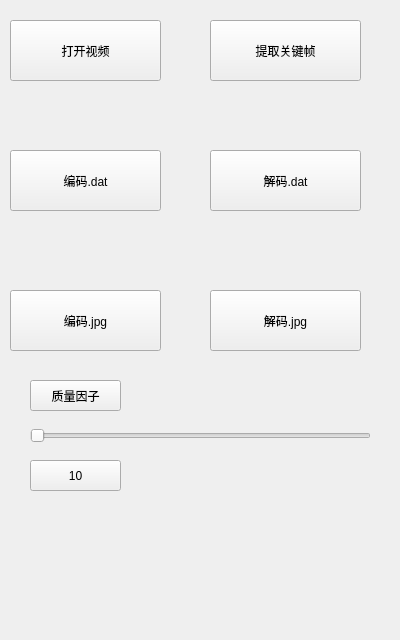
<?xml version="1.0" encoding="UTF-8"?>
<ui version="4.0">
 <class>JPEGClass</class>
 <widget class="QWidget" name="JPEGClass">
  <property name="geometry">
   <rect>
    <x>0</x>
    <y>0</y>
    <width>400</width>
    <height>640</height>
   </rect>
  </property>
  <property name="windowTitle">
   <string>JPEG编解码器</string>
  </property>
  <property name="windowIcon">
   <iconset>
    <normaloff>../../../BaiduNetdiskDownload/原神icon/icon/10388.ico</normaloff>../../../BaiduNetdiskDownload/原神icon/icon/10388.ico</iconset>
  </property>
  <property name="windowOpacity">
   <double>2.000000000000000</double>
  </property>
  <property name="styleSheet">
   <string notr="true"/>
  </property>
  <widget class="QPushButton" name="openvideo">
   <property name="geometry">
    <rect>
     <x>10</x>
     <y>20</y>
     <width>151</width>
     <height>61</height>
    </rect>
   </property>
   <property name="text">
    <string>打开视频</string>
   </property>
  </widget>
  <widget class="QPushButton" name="getflash">
   <property name="geometry">
    <rect>
     <x>210</x>
     <y>20</y>
     <width>151</width>
     <height>61</height>
    </rect>
   </property>
   <property name="text">
    <string>提取关键帧</string>
   </property>
  </widget>
  <widget class="QPushButton" name="JPEG_B">
   <property name="geometry">
    <rect>
     <x>10</x>
     <y>290</y>
     <width>151</width>
     <height>61</height>
    </rect>
   </property>
   <property name="text">
    <string>编码.jpg</string>
   </property>
  </widget>
  <widget class="QPushButton" name="JPEG_J">
   <property name="geometry">
    <rect>
     <x>210</x>
     <y>290</y>
     <width>151</width>
     <height>61</height>
    </rect>
   </property>
   <property name="text">
    <string>解码.jpg</string>
   </property>
  </widget>
  <widget class="QPushButton" name="JPEG_B_2">
   <property name="geometry">
    <rect>
     <x>10</x>
     <y>150</y>
     <width>151</width>
     <height>61</height>
    </rect>
   </property>
   <property name="text">
    <string>编码.dat</string>
   </property>
  </widget>
  <widget class="QPushButton" name="JPEG_J_2">
   <property name="geometry">
    <rect>
     <x>210</x>
     <y>150</y>
     <width>151</width>
     <height>61</height>
    </rect>
   </property>
   <property name="text">
    <string>解码.dat</string>
   </property>
  </widget>
  <widget class="QLabel" name="label_2">
   <property name="geometry">
    <rect>
     <x>0</x>
     <y>0</y>
     <width>400</width>
     <height>640</height>
    </rect>
   </property>
   <property name="styleSheet">
    <string notr="true"/>
   </property>
   <property name="text">
    <string/>
   </property>
   <property name="pixmap">
    <pixmap resource="JPEG.qrc">:/JPEG/taozi2.jpg</pixmap>
   </property>
   <property name="scaledContents">
    <bool>true</bool>
   </property>
  </widget>
  <widget class="QSlider" name="horizontalSlider">
   <property name="geometry">
    <rect>
     <x>30</x>
     <y>425</y>
     <width>341</width>
     <height>21</height>
    </rect>
   </property>
   <property name="orientation">
    <enum>Qt::Orientation::Horizontal</enum>
   </property>
  </widget>
  <widget class="QPushButton" name="JPEG_B_3">
   <property name="enabled">
    <bool>true</bool>
   </property>
   <property name="geometry">
    <rect>
     <x>30</x>
     <y>380</y>
     <width>91</width>
     <height>31</height>
    </rect>
   </property>
   <property name="text">
    <string>质量因子</string>
   </property>
   <property name="checkable">
    <bool>false</bool>
   </property>
   <property name="checked">
    <bool>false</bool>
   </property>
  </widget>
  <widget class="QPushButton" name="value">
   <property name="geometry">
    <rect>
     <x>30</x>
     <y>460</y>
     <width>91</width>
     <height>31</height>
    </rect>
   </property>
   <property name="text">
    <string>10</string>
   </property>
  </widget>
  <zorder>label_2</zorder>
  <zorder>openvideo</zorder>
  <zorder>getflash</zorder>
  <zorder>JPEG_B</zorder>
  <zorder>JPEG_J</zorder>
  <zorder>JPEG_B_2</zorder>
  <zorder>JPEG_J_2</zorder>
  <zorder>horizontalSlider</zorder>
  <zorder>JPEG_B_3</zorder>
  <zorder>value</zorder>
 </widget>
 <layoutdefault spacing="6" margin="11"/>
 <resources>
  <include location="JPEG.qrc"/>
 </resources>
 <connections/>
</ui>
